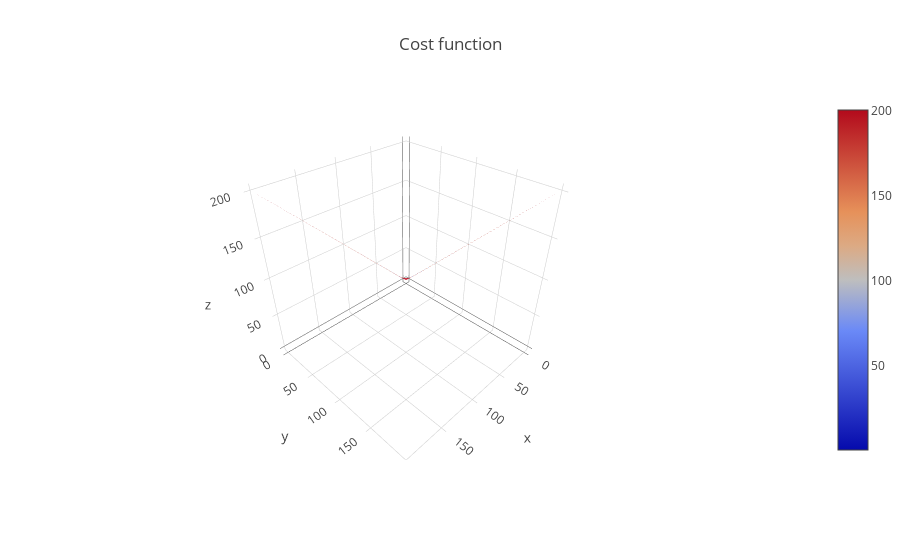

Notebook code for this chart:
### Code cell
# setup plotly
plotly.offline.init_notebook_mode(connected=True)

@interact(b=(0.5, 30.0, 1))
def plot(b=1):
    z = LMSR(x, y, b)
    trace1 = go.Surface(x = x, y = y, z=z, name="Cost function")     
    data=[trace1]
    layout = go.Layout(
        title='Cost function',

        margin=dict(
            l=0,
            r=0,
            b=100,
            t=100
        ),
        xaxis = dict(
            title="amount x bought",
        ),
        yaxis = dict(
            title="amount y bought",
        )
    )
    fig = go.Figure(data=data, layout=layout)
    plotly.offline.iplot(fig, filename='Costfunction-3d-surface')

### Figure 1 — Plotly figure (JSON) as saved in the notebook; plotly's stock layout.template omitted (floating-point values rounded to 4 significant figures; data arrays with more than 128 entries replaced by an {"elided": "..."} marker saying what was removed)
{"data": [{"name": "Cost function", "type": "surface", "x": {"elided": "32x32 float values"}, "y": {"elided": "32x32 float values"}, "z": {"elided": "32x32 float values"}}], "layout": {"margin": {"b": 100, "l": 0, "r": 0, "t": 100}, "title": "Cost function", "xaxis": {"title": "amount x bought"}, "yaxis": {"title": "amount y bought"}}}
